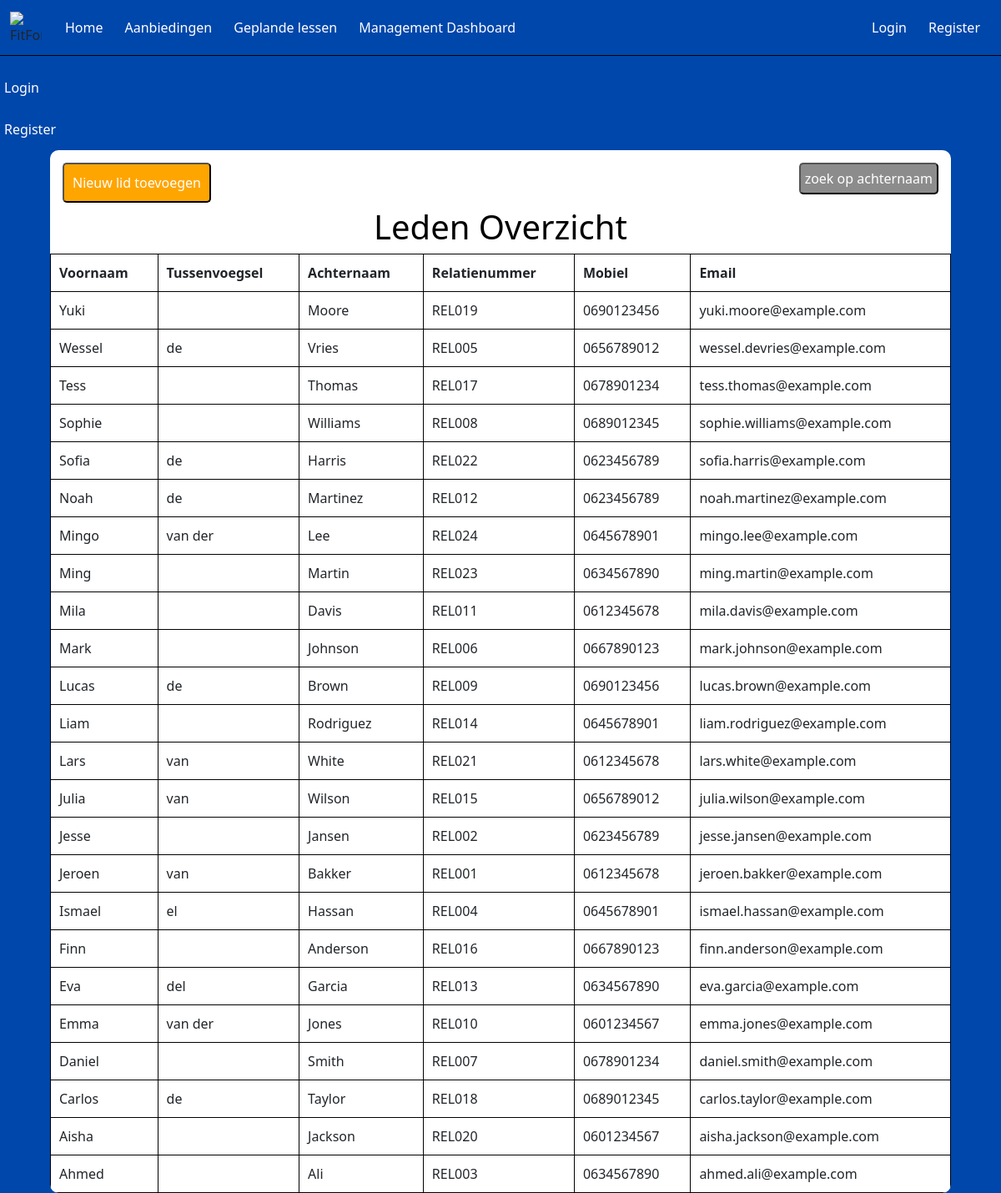
/LedenOverzicht/LedenOverzicht.php, run on the app's committed database.
### tables this page shows
CREATE TABLE LedenOverzicht
(
    Id               INT(3)          UNSIGNED           NOT NULL   AUTO_INCREMENT,
    Voornaam         VARCHAR(150)                           NOT NULL,
    Tussenvoegsel    VARCHAR(50)                            NULL,
    Achternaam       VARCHAR(150)                           NOT NULL,
    Relatienummer    VARCHAR(50)                            NOT NULL,
    Mobiel           VARCHAR(180)                           NOT NULL,
    Email            VARCHAR(255)                           NOT NULL,
    IsActief         BIT                                    NOT NULL    DEFAULT 1,
    Opmerking        VARCHAR(255)                           NULL        DEFAULT NULL,
    DatumAangemaakt  DATETIME(6)                            NOT NULL,
    DatumGewijzigd   DATETIME(6)                            NOT NULL,
    CONSTRAINT       PK_LedenOverzicht_Id                   PRIMARY KEY CLUSTERED(Id)
);

### LedenOverzicht/LedenOverzicht.php (the view, shortened to what this page needs)
<?php
include('config.php');
$dsn = "mysql:host=$dbHost;dbname=$dbName;charset=UTF8";
$pdo = new PDO($dsn, $dbUser, $dbPass);
$sql = "SELECT  LDOZ.Voornaam,
                                        LDOZ.Tussenvoegsel,
                                        LDOZ.Achternaam,
                                        LDOZ.Relatienummer,
                                        LDOZ.Mobiel,
                                        LDOZ.Email
                                FROM ledenoverzicht AS LDOZ
                                ORDER BY LDOZ.Voornaam DESC";
$statement = $pdo->prepare($sql);
$statement->execute();
$result = $statement->fetchAll(PDO::FETCH_OBJ);
?>
<!DOCTYPE html>
<html lang="en">
<head>
  <link rel="stylesheet" href="style.css">
  <link href="https://cdn.jsdelivr.net/npm/bootstrap@5.3.3/dist/css/bootstrap.min.css" rel="stylesheet"
>
</head>
<body>
<nav class="navbar navbar-expand-lg fixed-top">
    <div class="container-fluid">
      <img class="logo"
        src="https://www.burda-forward.de/files/images/03_Media/Brands/FitForFun/BF_Media_Brands_FitForFun_logo.png"
        alt="FitForFun Logo">
      <div class="collapse navbar-collapse" id="navbarNav">
        <ul class="navbar-nav me-auto">
          <li class="nav-item">
            <a class="nav-link" href="../Homepagina/index.php">Home</a>
          </li>
          <li class="nav-item">
            <a class="nav-link" href="../AanbiedingenPagina/aanbiedingen.php">Aanbiedingen</a>
          </li>
          <li class="nav-item">
            <a class="nav-link" href="../LesOverzicht/public/lessen.php">Geplande lessen</a>
          </li>
          <li class="nav-item">
            <a class="nav-link" href="../AccountsOverzicht/login.php">Management Dashboard</a>
          </li>
        </ul>
        <ul class="navbar-nav">
          <li class="nav-item">
            <a class="nav-link" href="#">Login</a>
          </li>
          <li class="nav-item">
            <a class="nav-link" href="PerPeriode/AccountPerPeriode.php">Register</a>
          </li>
        </ul>
      </div>
    </div>
  </nav>
        <ul class="navbar-nav">
          <li class="nav-item">
            <a class="nav-link" href="#">Login</a>
          </li>
          <li class="nav-item">
            <a class="nav-link" href="PerPeriode/AccountPerPeriode.php">Register</a>
          </li>
        </ul>
  <div class="background">
  <button class="createbutton" onclick="window.location.href='create.php'">Nieuw lid toevoegen</button>
  <button class="searchbutton" onclick="toggleSearch()">zoek op achternaam</button>
    <h1>Leden Overzicht</h1>
    <table border="1">
      <tr>
        <th>Voornaam</th>
        <th>Tussenvoegsel</th>
        <th>Achternaam</th>
        <th>Relatienummer</th>
        <th>Mobiel</th>
        <th>Email</th>
      </tr>
      <?php foreach ($result as $row): ?>
        <tr>
          <td><?php echo htmlspecialchars($row->Voornaam); ?></td>
          <td><?php echo htmlspecialchars($row->Tussenvoegsel ?? ''); ?></td>
          <td><?php echo htmlspecialchars($row->Achternaam); ?></td>
          <td><?php echo htmlspecialchars($row->Relatienummer); ?></td>
          <td><?php echo htmlspecialchars($row->Mobiel); ?></td>
          <td><?php echo htmlspecialchars($row->Email); ?></td>
        </tr>
      <?php endforeach; ?>
    </table>
  </div>
</body>
</html>

### LedenOverzicht/style.css (style rules this page uses)
body { font-family: Arial, sans-serif; background-color: #0047AB !important; background-size: cover; background-position: center; padding-top: 80px; }
h1 { color: rgb(0, 0, 0) !important; text-align: center; }
.navbar { background-color: #0047AB; border-bottom: 1px solid black; }
.navbar .logo { width: 38px; height: 38px; margin-right: 15px; }
.nav-item { color: white; margin: 5px; }
.nav-link { color: white !important; }
.background { background: rgb(255, 255, 255); width: 90%; max-width: 1200px; margin: 0 auto; overflow-x: auto; border-radius: 10px; position: relative; }
table { width: 100%; border-collapse: separate; border-spacing: 0 15px; }
table th, table td { padding: 10px; border: 1px solid black; text-align: left; }
.createbutton { position: relative; top: 5px; left: 5px; background-color: #FFA500; color: white; padding: 10px 10px; border-radius: 5px; text-decoration: none; margin: 10px; }
.searchbutton { position: absolute; top: 5px; right: 5px; background-color: #8c8c8c; color: white; padding: 5px 5px; border-radius: 5px; text-decoration: none; margin: 10px; }

### data on the page
ledenoverzicht: Voornaam "Yuki", Achternaam "Moore", Relatienummer "REL019", Mobiel "0690123456", Email "yuki.moore@example.com"
ledenoverzicht: Voornaam "Wessel", Tussenvoegsel "de", Achternaam "Vries", Relatienummer "REL005", Mobiel "0656789012", Email "wessel.devries@example.com"
ledenoverzicht: Voornaam "Tess", Achternaam "Thomas", Relatienummer "REL017", Mobiel "0678901234", Email "tess.thomas@example.com"
ledenoverzicht: Voornaam "Sophie", Achternaam "Williams", Relatienummer "REL008", Mobiel "0689012345", Email "sophie.williams@example.com"
ledenoverzicht: Voornaam "Sofia", Tussenvoegsel "de", Achternaam "Harris", Relatienummer "REL022", Mobiel "0623456789", Email "sofia.harris@example.com"
ledenoverzicht: Voornaam "Noah", Tussenvoegsel "de", Achternaam "Martinez", Relatienummer "REL012", Mobiel "0623456789", Email "noah.martinez@example.com"
ledenoverzicht: Voornaam "Mingo", Tussenvoegsel "van der", Achternaam "Lee", Relatienummer "REL024", Mobiel "0645678901", Email "mingo.lee@example.com"
ledenoverzicht: Voornaam "Ming", Achternaam "Martin", Relatienummer "REL023", Mobiel "0634567890", Email "ming.martin@example.com"
ledenoverzicht: Voornaam "Mila", Achternaam "Davis", Relatienummer "REL011", Mobiel "0612345678", Email "mila.davis@example.com"
ledenoverzicht: Voornaam "Mark", Achternaam "Johnson", Relatienummer "REL006", Mobiel "0667890123", Email "mark.johnson@example.com"
ledenoverzicht: Voornaam "Lucas", Tussenvoegsel "de", Achternaam "Brown", Relatienummer "REL009", Mobiel "0690123456", Email "lucas.brown@example.com"
ledenoverzicht: Voornaam "Liam", Achternaam "Rodriguez", Relatienummer "REL014", Mobiel "0645678901", Email "liam.rodriguez@example.com"
ledenoverzicht: Voornaam "Lars", Tussenvoegsel "van", Achternaam "White", Relatienummer "REL021", Mobiel "0612345678", Email "lars.white@example.com"
ledenoverzicht: Voornaam "Julia", Tussenvoegsel "van", Achternaam "Wilson", Relatienummer "REL015", Mobiel "0656789012", Email "julia.wilson@example.com"
ledenoverzicht: Voornaam "Jesse", Achternaam "Jansen", Relatienummer "REL002", Mobiel "0623456789", Email "jesse.jansen@example.com"
ledenoverzicht: Voornaam "Jeroen", Tussenvoegsel "van", Achternaam "Bakker", Relatienummer "REL001", Mobiel "0612345678", Email "jeroen.bakker@example.com"
ledenoverzicht: Voornaam "Ismael", Tussenvoegsel "el", Achternaam "Hassan", Relatienummer "REL004", Mobiel "0645678901", Email "ismael.hassan@example.com"
ledenoverzicht: Voornaam "Finn", Achternaam "Anderson", Relatienummer "REL016", Mobiel "0667890123", Email "finn.anderson@example.com"
ledenoverzicht: Voornaam "Eva", Tussenvoegsel "del", Achternaam "Garcia", Relatienummer "REL013", Mobiel "0634567890", Email "eva.garcia@example.com"
ledenoverzicht: Voornaam "Emma", Tussenvoegsel "van der", Achternaam "Jones", Relatienummer "REL010", Mobiel "0601234567", Email "emma.jones@example.com"
ledenoverzicht: Voornaam "Daniel", Achternaam "Smith", Relatienummer "REL007", Mobiel "0678901234", Email "daniel.smith@example.com"
ledenoverzicht: Voornaam "Carlos", Tussenvoegsel "de", Achternaam "Taylor", Relatienummer "REL018", Mobiel "0689012345", Email "carlos.taylor@example.com"
ledenoverzicht: Voornaam "Aisha", Achternaam "Jackson", Relatienummer "REL020", Mobiel "0601234567", Email "aisha.jackson@example.com"
ledenoverzicht: Voornaam "Ahmed", Achternaam "Ali", Relatienummer "REL003", Mobiel "0634567890", Email "ahmed.ali@example.com"
